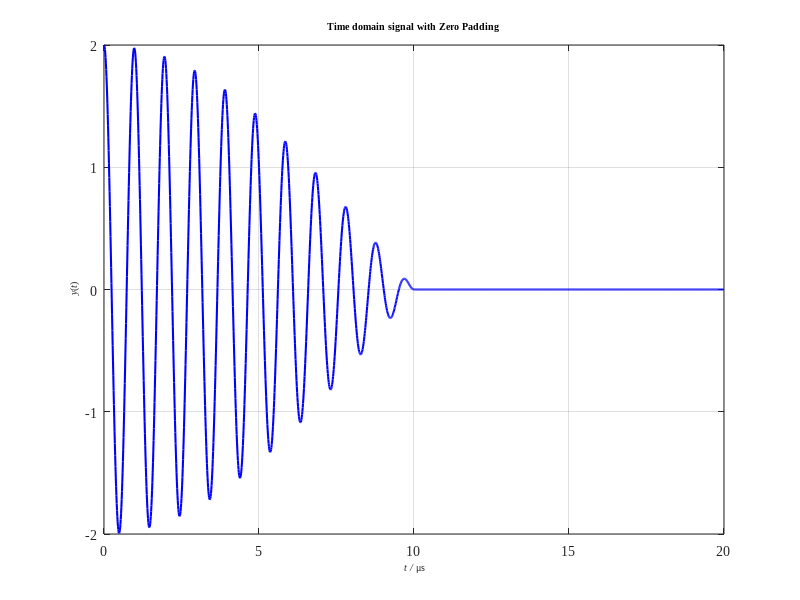

MATLAB code for this plot:
clear;clc
close all
%% FFT
Fs = 100e6;				    % Sampling frequency / Hz
T = 1/Fs;					% Sampling time / s
L0 = 1000;                  % Original signal length
L = 2000;                   % Data length 
t0 = (0:L0-1)*T;            % Original signal time sequence
x = cos(2*pi*1e6*t0) + cos(2*pi*1.05e6*t0); % Signal function
t = (0:L-1)*T;              % Data time sequence
y = zeros(1,L);
y(1:L0) = x;
%% Plot
plot(t*1e6,y,'b-','linewidth',1.5)
title('\fontsize{10}\fontname{Times New Roman}Time domain signal with Zero Padding')
xlabel('\fontsize{10}\fontname{Times New Roman}\it t /\rm \mus')
ylabel('\fontsize{10}\fontname{Times New Roman}\it y\rm(\itt\rm)')
grid on;
axis([0 20 -2 2])
set(gca,'FontSize', 10 ,'FontName', 'Times New Roman')
set(gcf,'unit','centimeters','position',[15 10 13.53 9.03],'color','white')